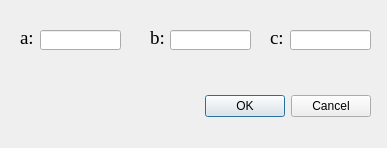
<?xml version="1.0" encoding="UTF-8"?>
<ui version="4.0">
 <class>Dialog</class>
 <widget class="QDialog" name="Dialog">
  <property name="geometry">
   <rect>
    <x>0</x>
    <y>0</y>
    <width>387</width>
    <height>148</height>
   </rect>
  </property>
  <property name="windowTitle">
   <string>指数变换参数设置</string>
  </property>
  <widget class="QDialogButtonBox" name="buttonBox">
   <property name="geometry">
    <rect>
     <x>30</x>
     <y>90</y>
     <width>341</width>
     <height>32</height>
    </rect>
   </property>
   <property name="orientation">
    <enum>Qt::Horizontal</enum>
   </property>
   <property name="standardButtons">
    <set>QDialogButtonBox::Cancel|QDialogButtonBox::Ok</set>
   </property>
  </widget>
  <widget class="QLabel" name="label">
   <property name="geometry">
    <rect>
     <x>20</x>
     <y>30</y>
     <width>21</width>
     <height>16</height>
    </rect>
   </property>
   <property name="font">
    <font>
     <family>Times New Roman</family>
     <pointsize>14</pointsize>
    </font>
   </property>
   <property name="text">
    <string>a:</string>
   </property>
   <property name="textFormat">
    <enum>Qt::PlainText</enum>
   </property>
  </widget>
  <widget class="QLineEdit" name="lineEdit_a">
   <property name="geometry">
    <rect>
     <x>40</x>
     <y>30</y>
     <width>81</width>
     <height>20</height>
    </rect>
   </property>
   <property name="font">
    <font>
     <family>Times New Roman</family>
     <pointsize>14</pointsize>
    </font>
   </property>
  </widget>
  <widget class="QLineEdit" name="lineEdit_b">
   <property name="geometry">
    <rect>
     <x>170</x>
     <y>30</y>
     <width>81</width>
     <height>20</height>
    </rect>
   </property>
   <property name="font">
    <font>
     <family>Times New Roman</family>
     <pointsize>14</pointsize>
    </font>
   </property>
  </widget>
  <widget class="QLabel" name="label_2">
   <property name="geometry">
    <rect>
     <x>150</x>
     <y>30</y>
     <width>21</width>
     <height>16</height>
    </rect>
   </property>
   <property name="font">
    <font>
     <family>Times New Roman</family>
     <pointsize>14</pointsize>
    </font>
   </property>
   <property name="text">
    <string>b:</string>
   </property>
   <property name="textFormat">
    <enum>Qt::PlainText</enum>
   </property>
  </widget>
  <widget class="QLineEdit" name="lineEdit_c">
   <property name="geometry">
    <rect>
     <x>290</x>
     <y>30</y>
     <width>81</width>
     <height>20</height>
    </rect>
   </property>
   <property name="font">
    <font>
     <family>Times New Roman</family>
     <pointsize>14</pointsize>
    </font>
   </property>
  </widget>
  <widget class="QLabel" name="label_3">
   <property name="geometry">
    <rect>
     <x>270</x>
     <y>30</y>
     <width>21</width>
     <height>16</height>
    </rect>
   </property>
   <property name="font">
    <font>
     <family>Times New Roman</family>
     <pointsize>14</pointsize>
    </font>
   </property>
   <property name="text">
    <string>c:</string>
   </property>
   <property name="textFormat">
    <enum>Qt::PlainText</enum>
   </property>
  </widget>
 </widget>
 <resources/>
 <connections>
  <connection>
   <sender>buttonBox</sender>
   <signal>accepted()</signal>
   <receiver>Dialog</receiver>
   <slot>accept()</slot>
   <hints>
    <hint type="sourcelabel">
     <x>248</x>
     <y>254</y>
    </hint>
    <hint type="destinationlabel">
     <x>157</x>
     <y>274</y>
    </hint>
   </hints>
  </connection>
  <connection>
   <sender>buttonBox</sender>
   <signal>rejected()</signal>
   <receiver>Dialog</receiver>
   <slot>reject()</slot>
   <hints>
    <hint type="sourcelabel">
     <x>316</x>
     <y>260</y>
    </hint>
    <hint type="destinationlabel">
     <x>286</x>
     <y>274</y>
    </hint>
   </hints>
  </connection>
 </connections>
</ui>
